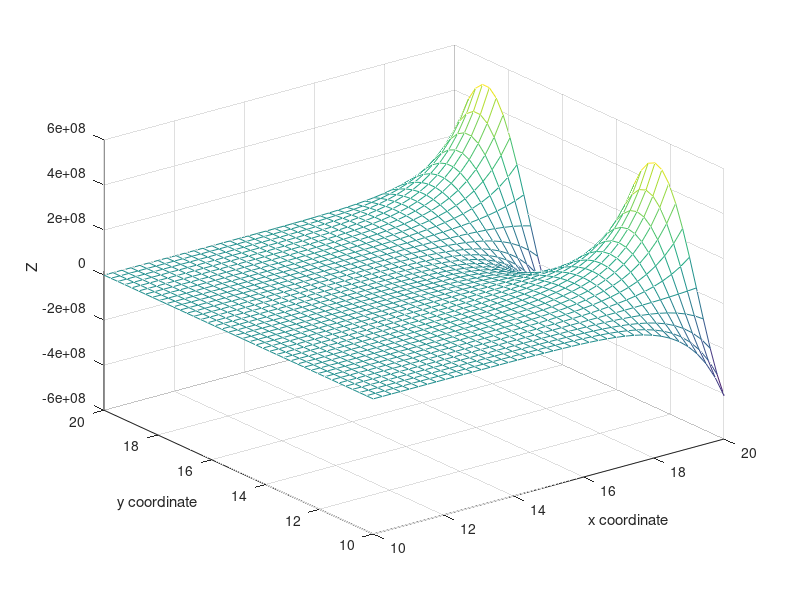

Source code (MATLAB):
clear all
close all
format long

% setup the range of your plot in x and y (-2,2)
% the resolution (20 points)
x = linspace(10, 20, 40);
y = linspace(10, 20, 40);

% meshgrid is used to generates grid points x, y as 2D matrices X, Y
% http://bime-matlab.blogspot.com/2006/11/101meshgrid.html
[X, Y] = meshgrid(x, y);

% evaluate the function
Z = exp(X).*(cos(Y) + 1i * sin(Y));

% plot the figure
figure
% abs, real and imag are functions to be chosen
% mesh(X, Y, abs(Z));
mesh(X, Y, real(Z));
% mesh(X, Y, imag(Z));

% label as desired
xlabel('x coordinate');
ylabel('y coordinate');
zlabel('Z');
